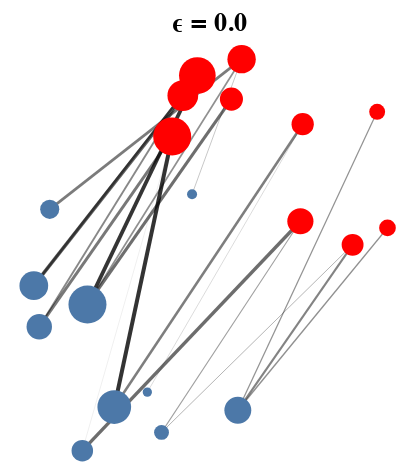
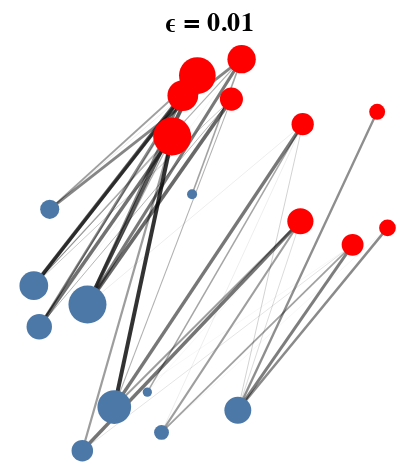
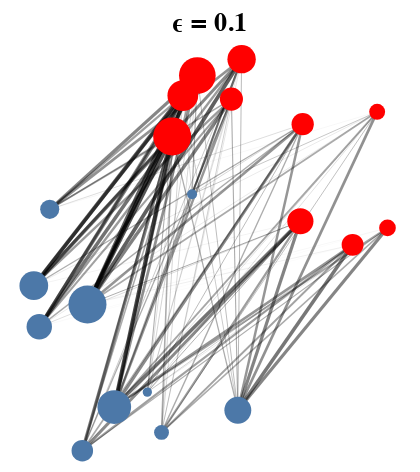
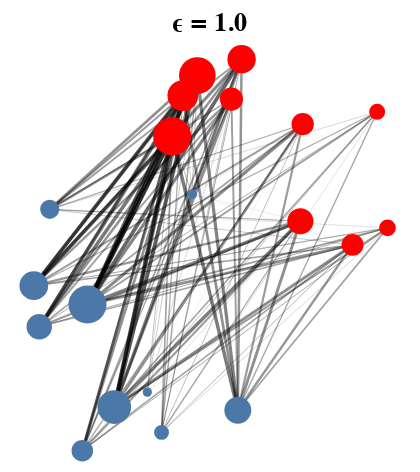

The notebook cell these images were saved under, in order:
### Markdown cell above
### 4. Visual Comparison of Transport Plans for Varying $\epsilon$

### Code cell
for (ϵ,γ) in zip(ϵs,γs)
    if ϵ == 0
        otplot = PlotOT(μ,ν,γ,title=string("ϵ = ",ϵ))
    else
        otplot = PlotOT(μ,ν,γ,title=string("ϵ = ",ϵ))
    end
    display(otplot)
end

### Figure 1 — Vega-Lite specification as saved in the notebook (floating-point values rounded to 4 significant figures; data arrays with more than 128 entries replaced by an {"elided": "..."} marker saying what was removed)
{"layer": [{"data": {"values": {"elided": "200 records"}}, "encoding": {"detail": {"field": "pe", "type": "ordinal"}, "opacity": {"field": "ew", "legend": null, "type": "quantitative"}, "size": {"field": "ew", "legend": null, "scale": {"range": [0, 2]}, "type": "ordinal"}, "x": {"axis": null, "field": "edges_x", "type": "quantitative"}, "y": {"axis": null, "field": "edges_y", "type": "quantitative"}}, "height": 200, "mark": {"clip": false, "color": "black", "type": "line"}, "width": 200}, {"data": {"values": [{"size": 0.03355, "x": 1.11, "y": 1.198}, {"size": 0.1307, "x": 0.5752, "y": 1.255}, {"size": 0.06506, "x": 1.042, "y": 0.7321}, {"size": 0.1111, "x": 0.7369, "y": 1.382}, {"size": 0.07292, "x": 0.7089, "y": 1.242}, {"size": 0.06757, "x": 0.9049, "y": 1.154}, {"size": 0.03694, "x": 1.138, "y": 0.7914}, {"size": 0.1869, "x": 0.6152, "y": 1.325}, {"size": 0.09418, "x": 0.8985, "y": 0.8147}, {"size": 0.2011, "x": 0.546, "y": 1.112}]}, "encoding": {"size": {"field": "size", "legend": null, "title": null, "type": "q"}, "x": {"axis": null, "field": "x", "title": null, "type": "quantitative"}, "y": {"axis": null, "field": "y", "title": null, "type": "quantitative"}}, "height": 200, "mark": {"color": "red", "opacity": 1, "type": "circle"}, "width": 200}, {"data": {"values": [{"size": 0.01449, "x": 0.6007, "y": 0.9091}, {"size": 0.07633, "x": 0.2989, "y": 0.01153}, {"size": 0.05956, "x": 0.2092, "y": 0.8563}, {"size": 0.1914, "x": 0.3867, "y": 0.1644}, {"size": 0.2441, "x": 0.313, "y": 0.523}, {"size": 0.0121, "x": 0.4776, "y": 0.2166}, {"size": 0.1383, "x": 0.1655, "y": 0.5891}, {"size": 0.03514, "x": 0.5167, "y": 0.0756}, {"size": 0.1207, "x": 0.7265, "y": 0.153}, {"size": 0.1079, "x": 0.1805, "y": 0.4451}]}, "encoding": {"size": {"field": "size", "legend": null, "title": null, "type": "q"}, "x": {"axis": null, "field": "x", "title": null, "type": "quantitative"}, "y": {"axis": null, "field": "y", "title": null, "type": "quantitative"}}, "height": 200, "mark": {"opacity": 1, "type": "circle"}, "width": 200}], "title": "ϵ = 0.0", "view": {"stroke": null}}

### Figure 2 — Vega-Lite specification as saved in the notebook (floating-point values rounded to 4 significant figures; data arrays with more than 128 entries replaced by an {"elided": "..."} marker saying what was removed)
{"layer": [{"data": {"values": {"elided": "200 records"}}, "encoding": {"detail": {"field": "pe", "type": "ordinal"}, "opacity": {"field": "ew", "legend": null, "type": "quantitative"}, "size": {"field": "ew", "legend": null, "scale": {"range": [0, 2]}, "type": "ordinal"}, "x": {"axis": null, "field": "edges_x", "type": "quantitative"}, "y": {"axis": null, "field": "edges_y", "type": "quantitative"}}, "height": 200, "mark": {"clip": false, "color": "black", "type": "line"}, "width": 200}, {"data": {"values": [{"size": 0.03355, "x": 1.11, "y": 1.198}, {"size": 0.1307, "x": 0.5752, "y": 1.255}, {"size": 0.06506, "x": 1.042, "y": 0.7321}, {"size": 0.1111, "x": 0.7369, "y": 1.382}, {"size": 0.07292, "x": 0.7089, "y": 1.242}, {"size": 0.06757, "x": 0.9049, "y": 1.154}, {"size": 0.03694, "x": 1.138, "y": 0.7914}, {"size": 0.1869, "x": 0.6152, "y": 1.325}, {"size": 0.09418, "x": 0.8985, "y": 0.8147}, {"size": 0.2011, "x": 0.546, "y": 1.112}]}, "encoding": {"size": {"field": "size", "legend": null, "title": null, "type": "q"}, "x": {"axis": null, "field": "x", "title": null, "type": "quantitative"}, "y": {"axis": null, "field": "y", "title": null, "type": "quantitative"}}, "height": 200, "mark": {"color": "red", "opacity": 1, "type": "circle"}, "width": 200}, {"data": {"values": [{"size": 0.01449, "x": 0.6007, "y": 0.9091}, {"size": 0.07633, "x": 0.2989, "y": 0.01153}, {"size": 0.05956, "x": 0.2092, "y": 0.8563}, {"size": 0.1914, "x": 0.3867, "y": 0.1644}, {"size": 0.2441, "x": 0.313, "y": 0.523}, {"size": 0.0121, "x": 0.4776, "y": 0.2166}, {"size": 0.1383, "x": 0.1655, "y": 0.5891}, {"size": 0.03514, "x": 0.5167, "y": 0.0756}, {"size": 0.1207, "x": 0.7265, "y": 0.153}, {"size": 0.1079, "x": 0.1805, "y": 0.4451}]}, "encoding": {"size": {"field": "size", "legend": null, "title": null, "type": "q"}, "x": {"axis": null, "field": "x", "title": null, "type": "quantitative"}, "y": {"axis": null, "field": "y", "title": null, "type": "quantitative"}}, "height": 200, "mark": {"opacity": 1, "type": "circle"}, "width": 200}], "title": "ϵ = 0.01", "view": {"stroke": null}}

### Figure 3 — Vega-Lite specification as saved in the notebook (floating-point values rounded to 4 significant figures; data arrays with more than 128 entries replaced by an {"elided": "..."} marker saying what was removed)
{"layer": [{"data": {"values": {"elided": "200 records"}}, "encoding": {"detail": {"field": "pe", "type": "ordinal"}, "opacity": {"field": "ew", "legend": null, "type": "quantitative"}, "size": {"field": "ew", "legend": null, "scale": {"range": [0, 2]}, "type": "ordinal"}, "x": {"axis": null, "field": "edges_x", "type": "quantitative"}, "y": {"axis": null, "field": "edges_y", "type": "quantitative"}}, "height": 200, "mark": {"clip": false, "color": "black", "type": "line"}, "width": 200}, {"data": {"values": [{"size": 0.03355, "x": 1.11, "y": 1.198}, {"size": 0.1307, "x": 0.5752, "y": 1.255}, {"size": 0.06506, "x": 1.042, "y": 0.7321}, {"size": 0.1111, "x": 0.7369, "y": 1.382}, {"size": 0.07292, "x": 0.7089, "y": 1.242}, {"size": 0.06757, "x": 0.9049, "y": 1.154}, {"size": 0.03694, "x": 1.138, "y": 0.7914}, {"size": 0.1869, "x": 0.6152, "y": 1.325}, {"size": 0.09418, "x": 0.8985, "y": 0.8147}, {"size": 0.2011, "x": 0.546, "y": 1.112}]}, "encoding": {"size": {"field": "size", "legend": null, "title": null, "type": "q"}, "x": {"axis": null, "field": "x", "title": null, "type": "quantitative"}, "y": {"axis": null, "field": "y", "title": null, "type": "quantitative"}}, "height": 200, "mark": {"color": "red", "opacity": 1, "type": "circle"}, "width": 200}, {"data": {"values": [{"size": 0.01449, "x": 0.6007, "y": 0.9091}, {"size": 0.07633, "x": 0.2989, "y": 0.01153}, {"size": 0.05956, "x": 0.2092, "y": 0.8563}, {"size": 0.1914, "x": 0.3867, "y": 0.1644}, {"size": 0.2441, "x": 0.313, "y": 0.523}, {"size": 0.0121, "x": 0.4776, "y": 0.2166}, {"size": 0.1383, "x": 0.1655, "y": 0.5891}, {"size": 0.03514, "x": 0.5167, "y": 0.0756}, {"size": 0.1207, "x": 0.7265, "y": 0.153}, {"size": 0.1079, "x": 0.1805, "y": 0.4451}]}, "encoding": {"size": {"field": "size", "legend": null, "title": null, "type": "q"}, "x": {"axis": null, "field": "x", "title": null, "type": "quantitative"}, "y": {"axis": null, "field": "y", "title": null, "type": "quantitative"}}, "height": 200, "mark": {"opacity": 1, "type": "circle"}, "width": 200}], "title": "ϵ = 0.1", "view": {"stroke": null}}

### Figure 4 — Vega-Lite specification as saved in the notebook (floating-point values rounded to 4 significant figures; data arrays with more than 128 entries replaced by an {"elided": "..."} marker saying what was removed)
{"layer": [{"data": {"values": {"elided": "200 records"}}, "encoding": {"detail": {"field": "pe", "type": "ordinal"}, "opacity": {"field": "ew", "legend": null, "type": "quantitative"}, "size": {"field": "ew", "legend": null, "scale": {"range": [0, 2]}, "type": "ordinal"}, "x": {"axis": null, "field": "edges_x", "type": "quantitative"}, "y": {"axis": null, "field": "edges_y", "type": "quantitative"}}, "height": 200, "mark": {"clip": false, "color": "black", "type": "line"}, "width": 200}, {"data": {"values": [{"size": 0.03355, "x": 1.11, "y": 1.198}, {"size": 0.1307, "x": 0.5752, "y": 1.255}, {"size": 0.06506, "x": 1.042, "y": 0.7321}, {"size": 0.1111, "x": 0.7369, "y": 1.382}, {"size": 0.07292, "x": 0.7089, "y": 1.242}, {"size": 0.06757, "x": 0.9049, "y": 1.154}, {"size": 0.03694, "x": 1.138, "y": 0.7914}, {"size": 0.1869, "x": 0.6152, "y": 1.325}, {"size": 0.09418, "x": 0.8985, "y": 0.8147}, {"size": 0.2011, "x": 0.546, "y": 1.112}]}, "encoding": {"size": {"field": "size", "legend": null, "title": null, "type": "q"}, "x": {"axis": null, "field": "x", "title": null, "type": "quantitative"}, "y": {"axis": null, "field": "y", "title": null, "type": "quantitative"}}, "height": 200, "mark": {"color": "red", "opacity": 1, "type": "circle"}, "width": 200}, {"data": {"values": [{"size": 0.01449, "x": 0.6007, "y": 0.9091}, {"size": 0.07633, "x": 0.2989, "y": 0.01153}, {"size": 0.05956, "x": 0.2092, "y": 0.8563}, {"size": 0.1914, "x": 0.3867, "y": 0.1644}, {"size": 0.2441, "x": 0.313, "y": 0.523}, {"size": 0.0121, "x": 0.4776, "y": 0.2166}, {"size": 0.1383, "x": 0.1655, "y": 0.5891}, {"size": 0.03514, "x": 0.5167, "y": 0.0756}, {"size": 0.1207, "x": 0.7265, "y": 0.153}, {"size": 0.1079, "x": 0.1805, "y": 0.4451}]}, "encoding": {"size": {"field": "size", "legend": null, "title": null, "type": "q"}, "x": {"axis": null, "field": "x", "title": null, "type": "quantitative"}, "y": {"axis": null, "field": "y", "title": null, "type": "quantitative"}}, "height": 200, "mark": {"opacity": 1, "type": "circle"}, "width": 200}], "title": "ϵ = 1.0", "view": {"stroke": null}}
